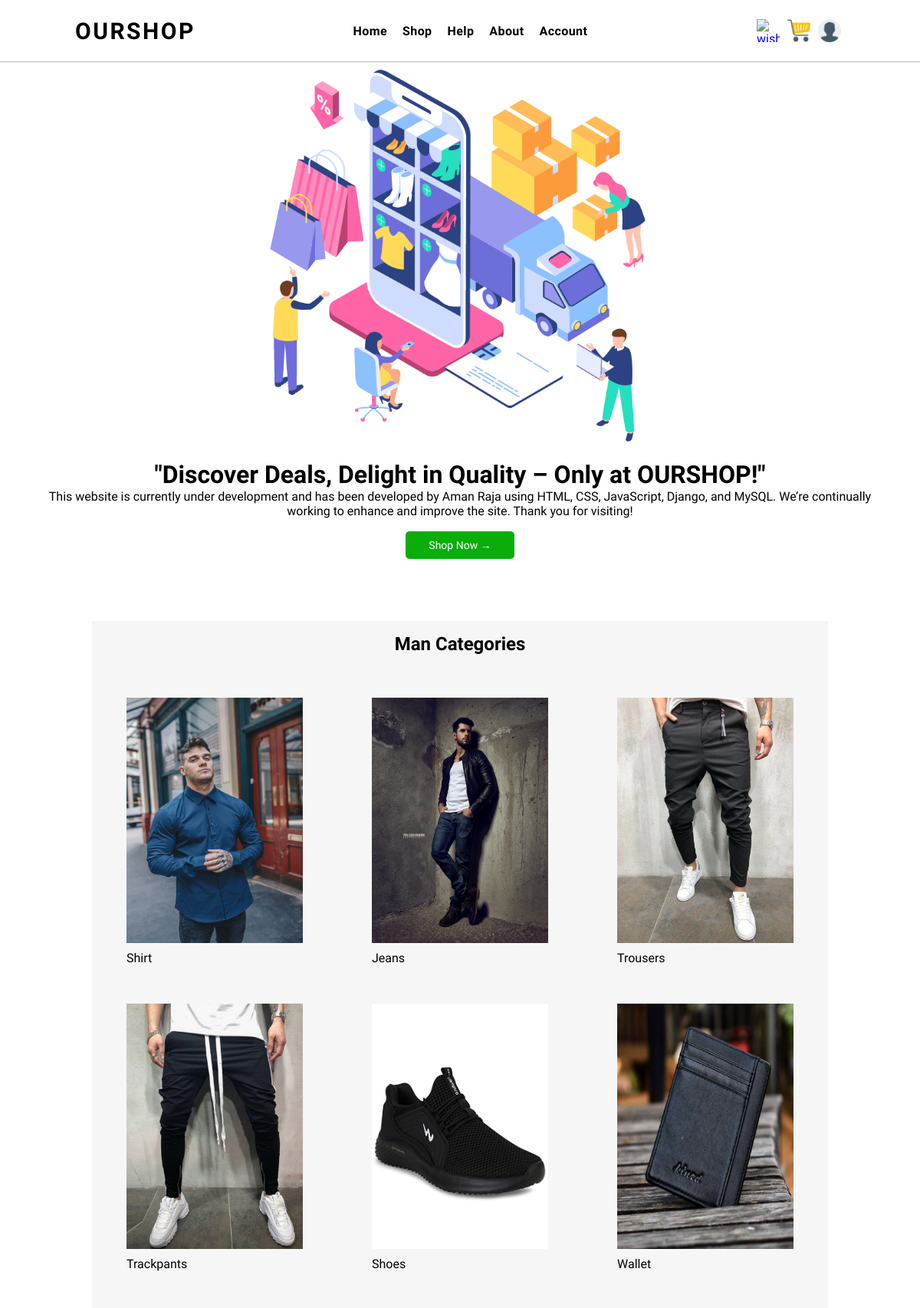
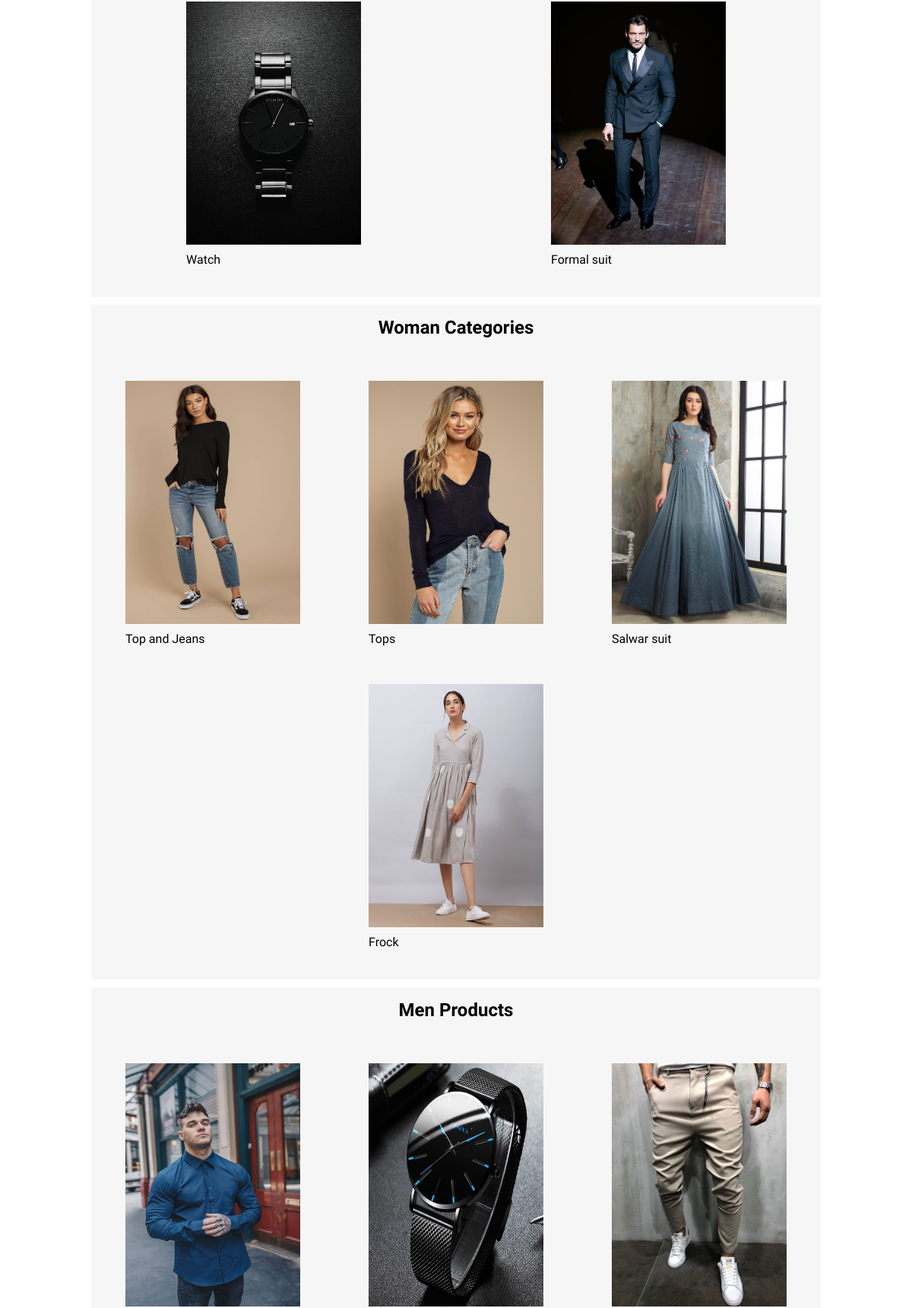
The page / (upper part) on the database its author committed (2 pictures, top to bottom).
### apps/models.py (models this page shows, shortened)
class CATEGORIES(models.Model):
    categories_id = models.UUIDField(primary_key=True,default=uuid.uuid4,editable=False)
    categories = models.CharField(max_length=20)
    categories_image = models.ImageField(upload_to='categories-images',default='')

class PRODUCT(models.Model):
    product_id = models.UUIDField(primary_key=True,default=uuid.uuid4,editable=False)
    product_name = models.CharField(max_length=20)
    original_price = models.FloatField()
    selling_price = models.FloatField()
    gender = models.CharField(max_length=10,choices=GENDER_CHOICE)
    categories = models.ForeignKey(CATEGORIES, on_delete=models.CASCADE)
    colour = models.ForeignKey(COLOUR, on_delete=models.CASCADE)
    brand = models.ForeignKey(BRAND, on_delete=models.CASCADE)
    product_image = models.ImageField(upload_to='products')
    product_desc = models.TextField()
    quantity = models.PositiveIntegerField(default=0)

### Ecommerce/views.py (the view)
# urls.py: 2. Add a URL to urlpatterns:  path('', views.home, name='home')
def home(request):
    man = PRODUCT.objects.filter(gender='Man')
    paginator=Paginator(man,4)
    page_number_m=request.GET.get('page')
    man=paginator.get_page(page_number_m)
    woman = PRODUCT.objects.filter(gender='Woman')
    paginator=Paginator(woman,4)
    page_number_w=request.GET.get('page')
    woman=paginator.get_page(page_number_w)
    shirt = CATEGORIES.objects.filter(categories='Shirt')
    jeans = CATEGORIES.objects.filter(categories='Jeans')
    trouser = CATEGORIES.objects.filter(categories='Trousers')
    trackpant = CATEGORIES.objects.filter(categories='Trackpants')
    shoes = CATEGORIES.objects.filter(categories='Shoes')
    wallet = CATEGORIES.objects.filter(categories='Wallet')
    watch = CATEGORIES.objects.filter(categories='Watch')
    formal_suit = CATEGORIES.objects.filter(categories='Formal suit')
    top_jeans = CATEGORIES.objects.filter(categories='Top and Jeans')
    tops = CATEGORIES.objects.filter(categories='Tops')
    salwar_suit = CATEGORIES.objects.filter(categories='Salwar suit')
    frock = CATEGORIES.objects.filter(categories='Frock')
    return render(request, "index.html",{'man':man,'woman':woman,'shirt':shirt,'jeans':jeans,'trouser':trouser,'trackpant':trackpant,'shoes':shoes,'wallet':wallet,'watch':watch,'formal_suit':formal_suit,'top_jeans':top_jeans,'tops':tops,'salwar_suit':salwar_suit,'frock':frock})

### templates/index.html (shortened to what this page needs)
{% extends 'layout/base.html' %}
{% block main %}
{% load static %}
<div class="Shop">
    <div class="home-image">
        <img src="{% static 'img/png-images/home-image.png' %}" alt="" class="home">
    </div>
    <div class="content">
        <h1 class="h1">"Discover Deals, Delight in Quality – Only at OURSHOP!"</h1>
        <p class="subText"> This website is currently under development and has been developed by Aman Raja using HTML, CSS, JavaScript, Django, and MySQL. We’re continually working to enhance and improve the site. Thank you for visiting!</p>
        <div id="Shop-bt-position"><a href="{% url 'shop' %}" class="Shop-Now">Shop Now &#8594;</a></div>
    </div>
</div>
<div class="small-container" id="men">
    <h2 class="title">Man Categories</h2>
    <div class="row">
        {% for i in shirt %}
        <div class="col-4">
            <div class="product-image">
                <a href="{% url 'categories' i.categories%}"><img src="{{i.categories_image.url}}" alt="image"
                        class="img100"></a>
            </div>
            <div style="display: flex; margin-top: 10px;">
                <h4 style="margin-right: 10px;">{{i.categories}}</h4>
            </div>
        </div>
        {% endfor %}
        {% for i in jeans %}
        <div class="col-4">
            <div class="product-image">
                <a href="{% url 'categories' i.categories%}"><img src="{{i.categories_image.url}}" alt="image"
                        class="img100"></a>
            </div>
            <div style="display: flex; margin-top: 10px;">
                <h4 style="margin-right: 10px;">{{i.categories}}</h4>
            </div>
        </div>
        {% endfor %}
        {% for i in trouser %}
        <div class="col-4">
            <div class="product-image">
                <a href="{% url 'categories' i.categories%}"><img src="{{i.categories_image.url}}" alt="image"
                        class="img100"></a>
            </div>
            <div style="display: flex; margin-top: 10px; text-align: center;">
                <h4 style="margin-right: 10px;">{{i.categories}}</h4>
            </div>
        </div>
        {% endfor %}
        {% for i in trackpant %}
        <div class="col-4">
            <div class="product-image">
                <a href="{% url 'categories' i.categories%}"><img src="{{i.categories_image.url}}" alt="image"
                        class="img100"></a>
            </div>
            <div style="display: flex; margin-top: 10px;">
                <h4 style="margin-right: 10px;">{{i.categories}}</h4>
            </div>
        </div>
        {% endfor %}
        {% for i in shoes %}
        <div class="col-4">
            <div class="product-image">
                <a href="{% url 'categories' i.categories %}"><img src="{{i.categories_image.url}}" alt="image"
                        class="img100"></a>
            </div>
            <div style="display: flex; margin-top: 10px;">
                <h4 style="margin-right: 10px;">{{i.categories}}</h4>
            </div>
        </div>
        {% endfor %}
        {% for i in wallet %}
        <div class="col-4">
            <div class="product-image">
                <a href="{% url 'categories' i.categories%}"><img src="{{i.categories_image.url}}" alt="image"
                        class="img100"></a>
            </div>
            <div style="display: flex; margin-top: 10px;">
                <h4 style="margin-right: 10px;">{{i.categories}}</h4>
            </div>
        </div>
        {% endfor %}
        {% for i in watch %}
        <div class="col-4">
            <div class="product-image">
                <a href="{% url 'categories' i.categories%}"><img src="{{i.categories_image.url}}" alt="image"
                        class="img100"></a>
            </div>
            <div style="display: flex; margin-top: 10px;">
                <b>
                    <h4 style="margin-right: 10px;">{{i.categories}}</h4>
                </b>
            </div>
        </div>
        {% endfor %}
        {% for i in formal_suit %}
        <div class="col-4">
            <div class="product-image">
                <a href="{% url 'categories' i.categories%}"><img src="{{i.categories_image.url}}" alt="image"
                        class="img100"></a>
            </div>
            <div style="display: flex; margin-top: 10px;">
                <h4 style="margin-right: 10px;">{{i.categories}}</h4>
            </div>
        </div>
        {% endfor %}
    </div>
</div>
<div class="small-container" id="men">
    <h2 class="title">Woman Categories</h2>
    <div class="categories_row">
        {% for i in top_jeans %}
        <div class="col-4">
            <div class="product-image">
                <a href="{% url 'categories' i.categories%}"><img src="{{i.categories_image.url}}" alt="image"
                        class="img100"></a>
            </div>
            <div style="display: flex; margin-top: 10px;">
                <h4 style="margin-right: 10px;">{{i.categories}}</h4>
            </div>
        </div>
        {% endfor %}
        {% for i in tops %}
        <div class="col-4">
            <div class="product-image">
                <a href="{% url 'categories' i.categories%}"><img src="{{i.categories_image.url}}" alt="image"
                        class="img100"></a>
            </div>
            <div style="display: flex; margin-top: 10px;">
                <h4 style="margin-right: 10px;">{{i.categories}}</h4>
            </div>
        </div>
        {% endfor %}
        {% for i in salwar_suit %}
        <div class="col-4">
            <div class="product-image">
                <a href="{% url 'categories' i.categories%}"><img src="{{i.categories_image.url}}" alt="image"
                        class="img100"></a>
            </div>
            <div style="display: flex; margin-top: 10px; text-align: center;">
                <h4 style="margin-right: 10px;">{{i.categories}}</h4>
            </div>
        </div>
        {% endfor %}
        {% for i in frock %}
        <div class="col-4">
            <div class="product-image">
                <a href="{% url 'categories' i.categories%}"><img src="{{i.categories_image.url}}" alt="image"
                        class="img100"></a>
            </div>
            <div style="display: flex; margin-top: 10px;">
                <h4 style="margin-right: 10px;">{{i.categories}}</h4>
            </div>
        </div>
        {% endfor %}
    </div>
</div>
<div class="small-container">
    <h2 class="title">Men Products</h2>
    <div class="row">
        {% for i in man %}
        <div class="col-4">
            <div class="product-image">
                <a href="{% url 'spdpage' i.product_id %}"><img src="{{i.product_image.url}}" alt="image"
                        class="img100"></a>
            </div>
        </div>
        {% endfor %}
    </div>
</div>
{% endblock main %}

### static/css/main.css (style rules this page uses)
* { margin: 0; padding: 0; box-sizing: border-box; font-family: "Quantico", sans-serif; }
:root { --black--color: black; --white--color: white; }

### static/css/header.css (style rules this page uses)
:root { --black--color: black; --white--color: white; --green--color: #0AAD0A; --gray--color: gray; }
.img100 { width: 100%; height: 100%; }
.Shop { padding: 0 5%; height: 90vh; text-align: center; }
#Shop-bt-position { margin-top: 25px; }
.Shop-Now { text-decoration: none; color: #fff; background-color: #0AAD0A; font-size: 14px; padding: 10px 30px; border-radius: 5px; transition: all 0.4s ease; }
.home-image { height: 65vh; width: auto; }
.home { width: 100%; height: 100%; object-fit: contain; }

### static/css/footer.css (style rules this page uses)
.row { display: flex; flex-wrap: wrap; justify-content: space-around; }

### static/css/shop.css (style rules this page uses)
.small-container { max-width: 100%; margin: 10px 10%; background-color: rgb(246,246,246); font-family: inter,sans-serif; }
.title { text-align: center; margin: 0 auto 30px; line-height: 60px; color: #000000; }
.categories_row { display: flex; align-items: center; flex-wrap: wrap; justify-content: space-around; }
.col-4 { flex-basis: 25%; padding: 10px; margin-bottom: 30px; width: 250px; }
.product-image { width: 230px; height: 320px; }
.col-4 h4 { color: #000000; font-weight: normal; }

### rows shown on the page
CATEGORIES: categories_image (picture), categories "Shirt"
CATEGORIES: categories_image (picture), categories "Jeans"
CATEGORIES: categories_image (picture), categories "Trousers"
CATEGORIES: categories_image (picture), categories "Trackpants"
CATEGORIES: categories_image (picture), categories "Shoes"
CATEGORIES: categories_image (picture), categories "Wallet"
CATEGORIES: categories_image (picture), categories "Watch"
CATEGORIES: categories_image (picture), categories "Formal suit"
CATEGORIES: categories_image (picture), categories "Top and Jeans"
CATEGORIES: categories_image (picture), categories "Tops"
CATEGORIES: categories_image (picture), categories "Salwar suit"
CATEGORIES: categories_image (picture), categories "Frock"
PRODUCT: product_image (picture)
PRODUCT: product_image (picture)
PRODUCT: product_image (picture)
